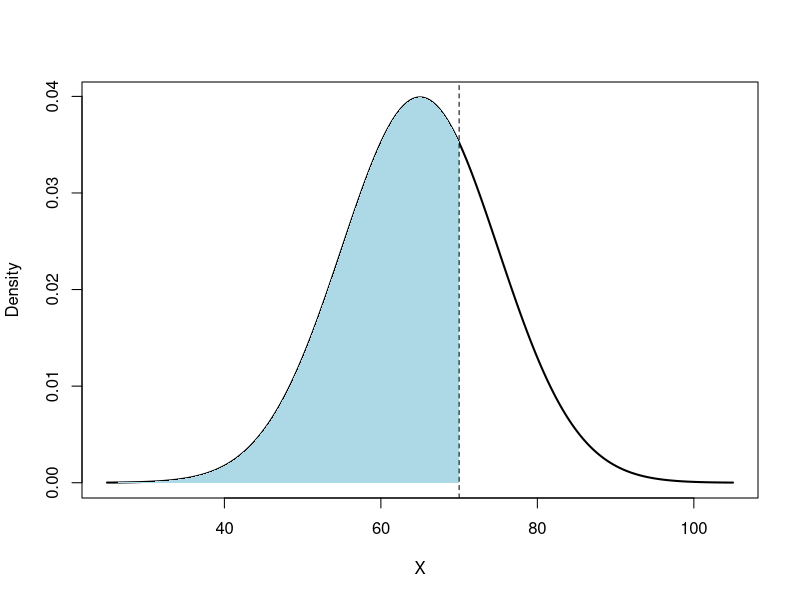

Generate this figure with R:
## ---- chunk 1
mu <- sample(seq(50, 80, 5), 1)
sigma <- sample(c(5, 8, 10), 1)
x0 <- round(mu + sample(c(-1.5,-1,-0.5,0.5,1,1.5),1)*sigma,1)

sol <- round(pnorm(x0, mean = mu, sd = sigma), 4)
## ---- chunk 2
x <- seq(mu - 4*sigma, mu + 4*sigma, length = 1000)
y <- dnorm(x, mu, sigma)

plot(x, y, type = "l", lwd = 2,
     xlab = "X", ylab = "Density")

xs <- x[x <= x0]
ys <- dnorm(xs, mu, sigma)

polygon(c(min(xs), xs, max(xs)),
        c(0, ys, 0),
        col = "lightblue",
        border = NA)

abline(v = x0, lty = 2)
